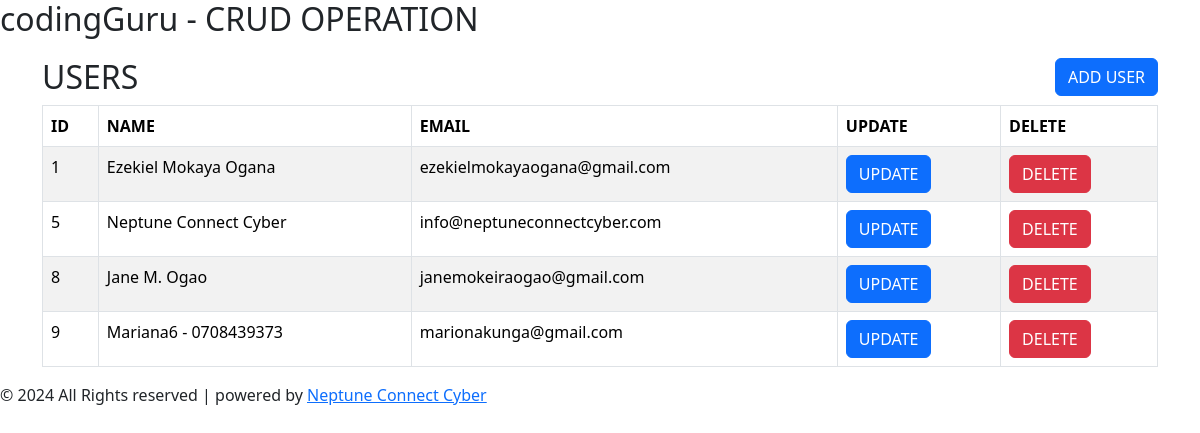
The page / on the database its author committed.
### tables this page shows
CREATE TABLE `users` (
  `id` int(11) NOT NULL,
  `name` varchar(255) NOT NULL,
  `email` varchar(255) NOT NULL,
  `password` varchar(255) NOT NULL
);

### includes/compiled/index.php (called while the page is built)
<?php
  include_once("includes/header.php");
?>
<?php
  include_once("includes/main/main.php");
?>
<?php
  include_once("includes/footer.php");
?>

### index.php (called while the page is built)
<?php require_once("includes/compiled/index.php"); ?>

### webdetails/webdetails.php (called while the page is built, shortened)
<?php
  $year = date("Y");
  $website = "https://neptuneconnectcyber.com";
?>

### includes/main/main.php (the view, shortened to what this page needs)
<div class="container" style="margin-top: 20px;">
  <h2 style="float: left;">USERS</h2>
  <button onclick="addUser()"  type="button" class="btn btn-primary" id="addUser" style="float: right;">ADD USER</button>
  <table class="table table-hover table-bordered table-striped">
    <thead>
      <tr>
        <th>ID</th>
        <th>NAME</th>
        <th>EMAIL</th>
        <th>UPDATE</th>
        <th>DELETE</th>
      </tr>
    </thead>
    <tbody>
      <?php
      $sql = "SELECT * FROM users";
      $result = mysqli_query($conn, $sql);
      if(mysqli_num_rows($result) > 0){
        while($row = mysqli_fetch_assoc($result)){
          ?>
          <tr>
            <td><?php echo $row["id"]; ?></td>
            <td><?php echo $row["name"]; ?></td>
            <td><?php echo $row["email"]; ?></td>
            <td><a href="updateDelete/update.php?id=<?php echo $row["id"]; ?>" class="btn btn-primary">UPDATE</a></td>
            <td><a href="updateDelete/delete.php?id=<?php echo $row["id"]; ?>" class="btn btn-danger">DELETE</a></td>
          </tr>
          <?php
        }
      }
      ?>
    </tbody>
  </table>
</div>

### includes/meta.php (shortened to what this page needs)
<?php require_once("webdetails/webdetails.php"); ?>
<!DOCTYPE html>
<html lang="en">
<head>
  <link href="https://cdn.jsdelivr.net/npm/bootstrap@5.3.3/dist/css/bootstrap.min.css" rel="stylesheet">
  <link rel="stylesheet" href="includes/assets/css/style.css?v=<?php echo time(); ?>">
</head>
<body>

### includes/header.php
<?php require_once("meta.php"); ?>
  <header>
    <h2><?php echo $webname; ?></h2>
  </header>

### includes/footer.php (shortened to what this page needs)
  <footer>
    &copy; <?php echo $year; ?> All Rights reserved  | powered by <a href="<?php echo $website; ?>" target="_blank">Neptune Connect Cyber</a>
  </footer>
</body>
</html>

### rows shown on the page
users: id "1", name "Ezekiel Mokaya Ogana", email "ezekielmokayaogana@gmail.com"
users: id "5", name "Neptune Connect Cyber", email "info@neptuneconnectcyber.com"
users: id "8", name "Jane M. Ogao", email "janemokeiraogao@gmail.com"
users: id "9", name "Mariana6 - 0708439373", email "marionakunga@gmail.com"

### other values the page prints
$year "2024"
